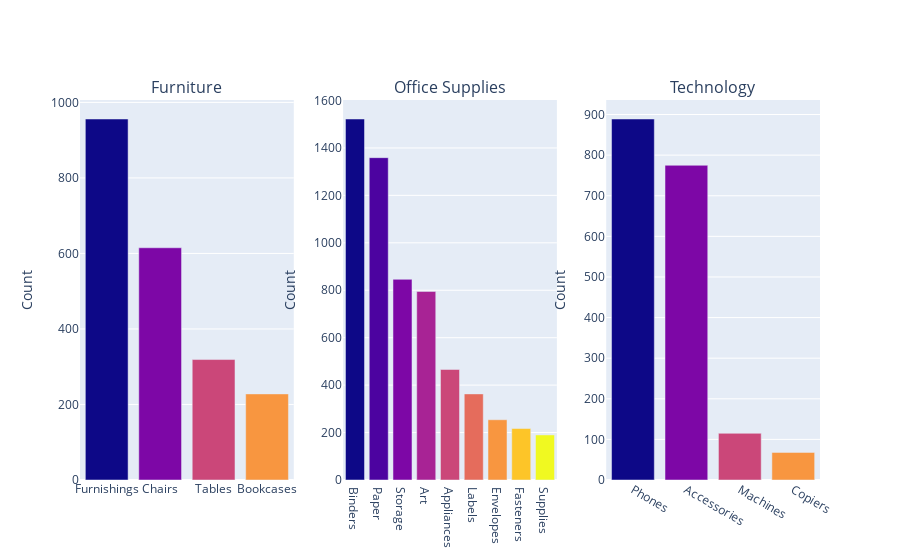

Write notebook code for a chart like this one.
### Code cell
fig = make_subplots(rows=1,cols=3,subplot_titles=("Furniture","Office Supplies", "Technology"))
fig.add_trace(go.Bar(x=Furniture['Furniture'], y=Furniture['Count'],marker=dict(color=[1,2,3,4,5])),1, 1)
fig.add_trace(go.Bar(x=Office_Supplies['Office_Supplies'], y=Office_Supplies['Count'],marker=dict(color=[1,2,3,4,5,6,7,8,9])),1, 2)
fig.add_trace(go.Bar(x=Technology['Technology'], y=Technology['Count'],marker=dict(color=[1,2,3,4,5])),1, 3)

fig.update_yaxes(title_text="Count",row=1, col=2)
fig.update_yaxes(title_text="Count", row=1, col=1)
fig.update_yaxes(title_text="Count",row=1, col=3)
fig.update_layout(showlegend=False)

### Figure 1 — Plotly figure (JSON) as saved in the notebook; plotly's stock layout.template omitted (floating-point values rounded to 4 significant figures)
{"data": [{"marker": {"color": [1, 2, 3, 4, 5]}, "type": "bar", "x": ["Furnishings", "Chairs", "Tables", "Bookcases"], "xaxis": "x", "y": [956, 615, 319, 228], "yaxis": "y"}, {"marker": {"color": [1, 2, 3, 4, 5, 6, 7, 8, 9]}, "type": "bar", "x": ["Binders", "Paper", "Storage", "Art", "Appliances", "Labels", "Envelopes", "Fasteners", "Supplies"], "xaxis": "x2", "y": [1522, 1359, 846, 795, 466, 363, 254, 217, 190], "yaxis": "y2"}, {"marker": {"color": [1, 2, 3, 4, 5]}, "type": "bar", "x": ["Phones", "Accessories", "Machines", "Copiers"], "xaxis": "x3", "y": [889, 775, 115, 68], "yaxis": "y3"}], "layout": {"annotations": [{"font": {"size": 16}, "showarrow": false, "text": "Furniture", "x": 0.1444, "xanchor": "center", "xref": "paper", "y": 1, "yanchor": "bottom", "yref": "paper"}, {"font": {"size": 16}, "showarrow": false, "text": "Office Supplies", "x": 0.5, "xanchor": "center", "xref": "paper", "y": 1, "yanchor": "bottom", "yref": "paper"}, {"font": {"size": 16}, "showarrow": false, "text": "Technology", "x": 0.8556, "xanchor": "center", "xref": "paper", "y": 1, "yanchor": "bottom", "yref": "paper"}], "showlegend": false, "xaxis": {"anchor": "y", "domain": [0, 0.2889]}, "xaxis2": {"anchor": "y2", "domain": [0.3556, 0.6444]}, "xaxis3": {"anchor": "y3", "domain": [0.7111, 1]}, "yaxis": {"anchor": "x", "domain": [0, 1], "title": {"text": "Count"}}, "yaxis2": {"anchor": "x2", "domain": [0, 1], "title": {"text": "Count"}}, "yaxis3": {"anchor": "x3", "domain": [0, 1], "title": {"text": "Count"}}}}
